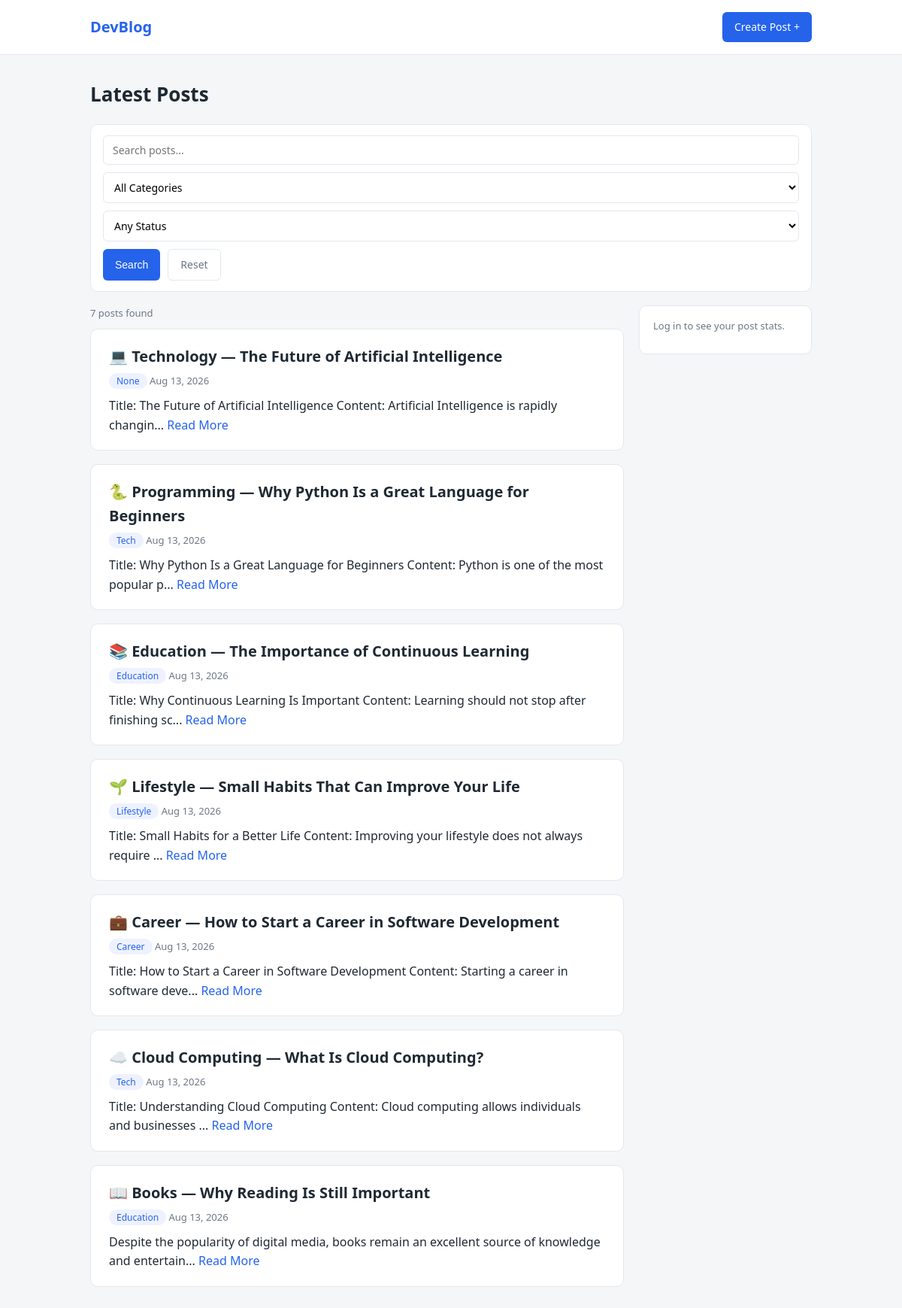
The page / on the database its author committed.
### posts/models.py (models this page shows, shortened)
class TimeStampMixin(models.Model):
    created_at = models.DateTimeField(auto_now_add=True)
    updated_at = models.DateTimeField(auto_now=True)
    class Meta:
        abstract = True

class Post(TimeStampMixin):
    STATUS_CHOICES = [
        ('draft','DRAFT'),
        ('published','PUBLISHED'),
    ]
    title = models.CharField(max_length=255)
    content = models.TextField()
    category = models.ForeignKey(
        to=Category,
        on_delete=models.CASCADE,
        related_name='posts',
        null=True,
        blank=True
    )
    status = models.CharField(max_length=15,choices=STATUS_CHOICES,default='draft')
    author = models.ForeignKey(
        to=User,
        on_delete=models.SET_NULL,
        null=True,blank=True,
        related_name='posts'
    )

class Category(TimeStampMixin):
    category_name = models.CharField(max_length=255)
    def __str__(self):
        return self.category_name

### posts/views.py (the view)
# urls.py: path('', view=post_list_view,name="post_list"),
def post_list_view(request):
    try:
        query = request.GET.get('query','')
        category_id = request.GET.get('category_id','')
        status = request.GET.get('status','')
        posts = Post.objects.select_related('category','author')
        if query:
          posts = posts.filter(
              Q(title__icontains=query) |
              Q(content__icontains=query) |
              Q(author__username__icontains=query)
    )#search
        if category_id :
            posts = posts.filter(category_id=category_id)
        if status:
            posts = posts.filter(status = status )
        post_summary_list = []
        for post in posts:
            post_summary_list.append(
                {
                    "id": post.id,
                    "title": post.title,
                    "content": post.content[:100],
                    "category": post.category,
                    "created_at":post.created_at
                }
            )
        my_total = None
        my_categories = None
        if request.user.is_authenticated:
            my_total = Post.objects.filter(author=request.user).aggregate(
                total_posts=Count('id')
            )
        my_categories = Category.objects.annotate(
            post_count = Count('posts'))
        return render(
            request=request,
            template_name='post_list.html',
            context={
                'post_summary':post_summary_list,
                'categories':Category.objects.all(),
                'status_choices':Post.STATUS_CHOICES,
                'query':query,
                'selected_category':category_id,
                'selected_status':status,
                'my_total':my_total,
                "my_categories":my_categories,
                "result_count":len(post_summary_list)
            }
        )
    except Exception as e:
         return render(
            request=request,
            template_name='error.html',
            context={'error':e}
        )

### templates/post_list.html (shortened to what this page needs)
{% extends 'base.html' %}
{% block content %}
<h1>Latest Posts</h1>
<form class="filter-bar" method="get">
    <input type="text" name="query" value="{{ query }}" placeholder="Search posts...">
    <select name="category_id">
        <option value="">All Categories</option>
    </select>
    <select name="status">
        <option value="">Any Status</option>
    </select>
    <button class="btn" type="submit">Search</button>
    <a class="btn btn-ghost" href="{% url 'post_list' %}">Reset</a>
</form>
<div class="layout">
    <div class="main-col">
        <p class="meta">{{ result_count }} post{{ result_count|pluralize }} found</p>
        {% for post in post_summary %}
            <div class="card">
                <h2><a href="{% url 'post_detail' post.id %}">{{ post.title }}</a></h2>
                <div class="meta">
                    <span class="badge">{{ post.category }}</span>
                    {{ post.created_at|date:"M d, Y" }}
                </div>
                <p>{{ post.content }}...
                    <a class="read-more" href="{% url 'post_detail' post.id %}">Read More</a>
                </p>
            </div>
        {% empty %}
            <div class="card"><p>Nothing matched your search.</p></div>
        {% endfor %}
    </div>
    <aside class="side-col">
        {% if user.is_authenticated %}
            <div class="card">
                <h4>My Posts</h4>
                <div class="big-num">{{ my_total.total }}</div>
                <p class="meta">total posts created (aggregate)</p>
            </div>
            <div class="card">
                <h4>By Category</h4>
                <p class="meta">annotate</p>
                <ul class="side-list">
                    {% for c in my_categories %}
                    <li>
                        <span>{{ c.category_name }}</span>
                        <span class="count">{{ c.my_post_count }}</span>
                    </li>
                    {% endfor %}
                </ul>
            </div>
        {% else %}
            <div class="card">
                <p class="meta">Log in to see your post stats.</p>
            </div>
        {% endif %}
    </aside>
</div>
{% endblock %}

### templates/base.html (shortened to what this page needs)
{% load static %}
<html lang="en">
<head>
    <link rel="stylesheet" href="{% static 'css/style.css' %}">
</head>
<body>
    <nav class="navbar">
        <div class="inner">
            <a class="brand" href="{% url 'post_list' %}">DevBlog</a>
            <div class="nav-links">
                <a class="btn" href="{% url 'post_create' %}">Create Post +</a>
            </div>
        </div>
    </nav>
    <div class="container">
        {% block content %}{% endblock %}
    </div>
</body>
</html>

### static/css/style.css (style rules this page uses)
:root { --bg: #f4f6f8; --card: #ffffff; --text: #1f2933; --muted: #6b7785; --accent: #2563eb; --border: #e3e8ee; }
* { box-sizing: border-box; margin: 0; padding: 0; }
body { font-family: system-ui, "Segoe UI", Roboto, sans-serif; background: var(--bg); color: var(--text); line-height: 1.6; }
.container { max-width: 1000px; margin: 0 auto; padding: 32px 20px; }
h1 { font-size: 26px; margin-bottom: 18px; }
.navbar { background: var(--card); border-bottom: 1px solid var(--border); padding: 16px 0; }
.navbar .inner { max-width: 1000px; margin: 0 auto; padding: 0 20px; display: flex; justify-content: space-between; align-items: center; }
.brand { font-weight: 700; font-size: 20px; color: var(--accent); text-decoration: none; }
.nav-links { display: flex; gap: 8px; }
.btn { display: inline-block; background: var(--accent); color: #fff; padding: 9px 16px; border: none; border-radius: 6px; font-size: 14px; cursor: pointer; text-decoration: none; }
.btn-ghost { background: transparent; color: var(--muted); border: 1px solid var(--border); }
.card { background: var(--card); border: 1px solid var(--border); border-radius: 10px; padding: 20px 24px; margin-bottom: 18px; }
.card h2 { font-size: 20px; margin-bottom: 6px; }
.card h2 a { color: var(--text); text-decoration: none; }
.meta { color: var(--muted); font-size: 13px; margin-bottom: 10px; }
.badge { background: #eef2ff; color: var(--accent); padding: 2px 10px; border-radius: 20px; font-size: 12px; }
.read-more { color: var(--accent); text-decoration: none; font-weight: 500; }
.filter-bar { display: flex; gap: 10px; flex-wrap: wrap; background: var(--card); border: 1px solid var(--border); border-radius: 10px; padding: 14px 16px; margin-bottom: 18px; }
.filter-bar input[type=text] { flex: 1; min-width: 180px; padding: 9px 12px; border: 1px solid var(--border); border-radius: 6px; font-size: 14px; }
.filter-bar select { padding: 9px 10px; border: 1px solid var(--border); border-radius: 6px; background: #fff; font-size: 14px; }
.layout { display: flex; gap: 20px; align-items: flex-start; }
.main-col { flex: 1; min-width: 0; }
.side-col { width: 230px; flex-shrink: 0; }
.side-col .card { padding: 16px 18px; }
form input[type=text], form textarea, form select { width: 100%; padding: 9px 12px; border: 1px solid var(--border); border-radius: 6px; font-family: inherit; font-size: 14px; }

### rows shown on the page
Post: title "💻 Technology — The Future of Artificial Intelligence", created_at "Aug 13, 2026"
Category: title "🐍 Programming — Why Python Is a Great Language for Beginners", category "Tech", created_at "Aug 13, 2026", content "Title: Why Python Is a Great Language for Beginners Content: Python is one of the most popular p", title "☁️ Cloud Computing — What Is Cloud Computing?", content "Title: Understanding Cloud Computing Content: Cloud computing allows individuals and businesses"
Category: title "📚 Education — The Importance of Continuous Learning", category "Education", created_at "Aug 13, 2026", content "Title: Why Continuous Learning Is Important Content: Learning should not stop after finishing sc", title "📖 Books — Why Reading Is Still Important", content "Despite the popularity of digital media, books remain an excellent source of knowledge and entertain"
Category: title "🌱 Lifestyle — Small Habits That Can Improve Your Life", category "Lifestyle", created_at "Aug 13, 2026", content "Title: Small Habits for a Better Life Content: Improving your lifestyle does not always require"
Category: title "💼 Career — How to Start a Career in Software Development", category "Career", created_at "Aug 13, 2026", content "Title: How to Start a Career in Software Development Content: Starting a career in software deve"

### other values the page prints
{{ result_count }} "7"
{{ post.category }} "None"
{{ post.content }} "Title: The Future of Artificial Intelligence Content: Artificial Intelligence is rapidly changin"
